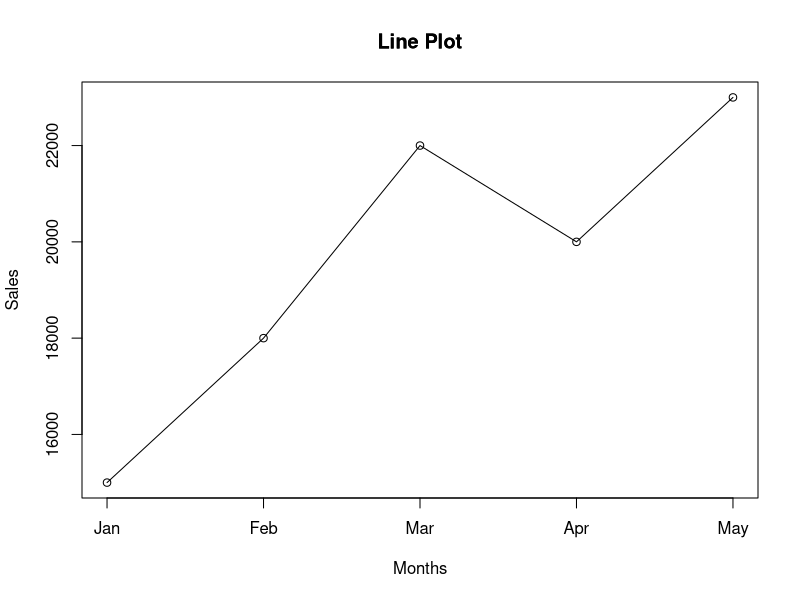

The R source for this figure:
v <- c(15000, 18000, 22000, 20000, 23000)
months <- c("Jan", "Feb", "Mar", "Apr", "May")

x_values <- 1:length(v)

png(file = "Q1.jpg")

plot(x_values, v, type = "o", xlab = "Months", ylab = "Sales", main = "Line Plot", xaxt = "n")
axis(side = 1, at = x_values, labels = months)

title(main = "Line Plot")

dev.off()
